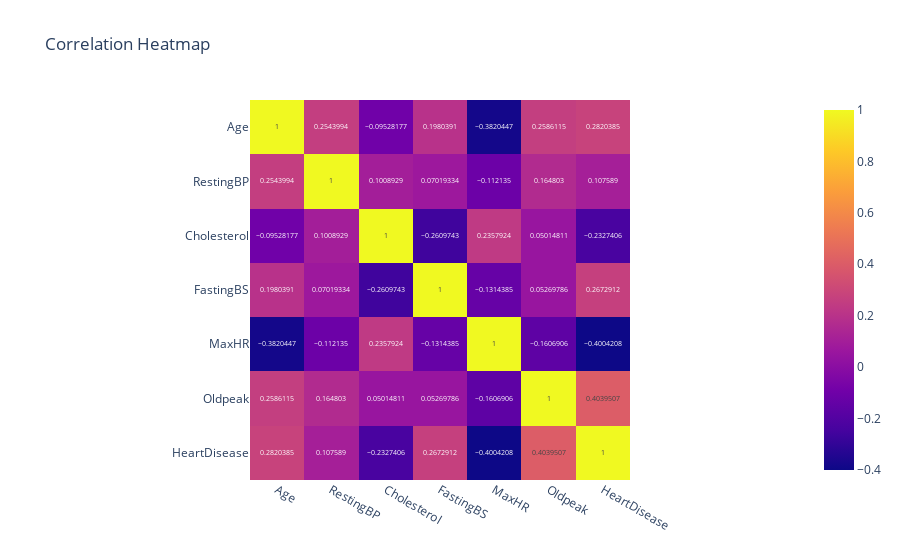

Write notebook code for a chart like this one.
### Code cell
import plotly.express as px
px.imshow(df.corr(numeric_only=True),title='Correlation Heatmap',text_auto=True)

### Figure 1 — Plotly figure (JSON) as saved in the notebook; plotly's stock layout.template omitted (floating-point values rounded to 4 significant figures)
{"data": [{"coloraxis": "coloraxis", "hovertemplate": "x: %{x}<br>y: %{y}<br>color: %{z}<extra></extra>", "name": "0", "texttemplate": "%{z}", "type": "heatmap", "x": ["Age", "RestingBP", "Cholesterol", "FastingBS", "MaxHR", "Oldpeak", "HeartDisease"], "xaxis": "x", "y": ["Age", "RestingBP", "Cholesterol", "FastingBS", "MaxHR", "Oldpeak", "HeartDisease"], "yaxis": "y", "z": [[1, 0.2544, -0.09528, 0.198, -0.382, 0.2586, 0.282], [0.2544, 1, 0.1009, 0.07019, -0.1121, 0.1648, 0.1076], [-0.09528, 0.1009, 1, -0.261, 0.2358, 0.05015, -0.2327], [0.198, 0.07019, -0.261, 1, -0.1314, 0.0527, 0.2673], [-0.382, -0.1121, 0.2358, -0.1314, 1, -0.1607, -0.4004], [0.2586, 0.1648, 0.05015, 0.0527, -0.1607, 1, 0.404], [0.282, 0.1076, -0.2327, 0.2673, -0.4004, 0.404, 1]]}], "layout": {"coloraxis": {"colorscale": [[0, "#0d0887"], [0.1111, "#46039f"], [0.2222, "#7201a8"], [0.3333, "#9c179e"], [0.4444, "#bd3786"], [0.5556, "#d8576b"], [0.6667, "#ed7953"], [0.7778, "#fb9f3a"], [0.8889, "#fdca26"], [1, "#f0f921"]]}, "title": {"text": "Correlation Heatmap"}, "xaxis": {"anchor": "y", "constrain": "domain", "domain": [0, 1], "scaleanchor": "y"}, "yaxis": {"anchor": "x", "autorange": "reversed", "constrain": "domain", "domain": [0, 1]}}}
